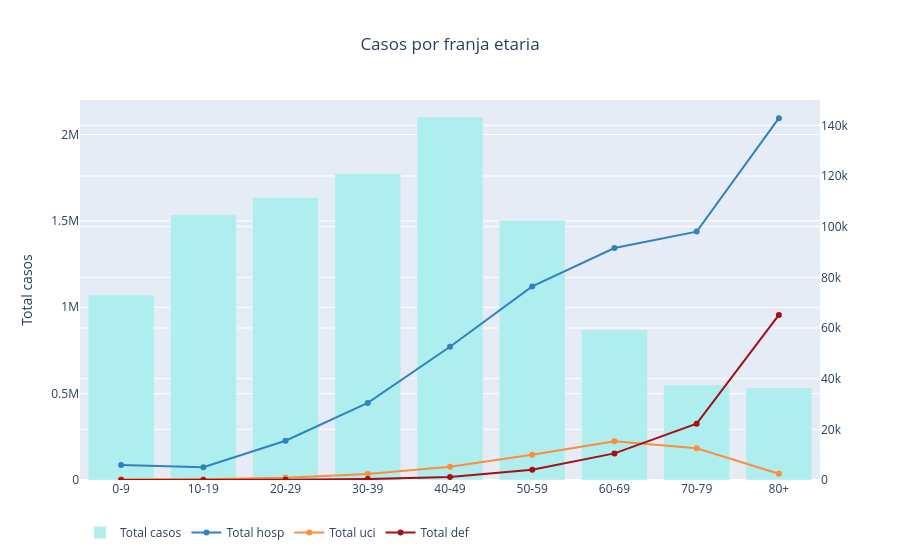

Notebook code cell kept with this figure:
### Code cell
summed_values = casos_franja.groupby(by=['franja_etaria'], as_index=False).sum(numeric_only=True)
franja_order_mapping = {'0-9': 0, 
                        '10-19': 1, 
                        '20-29': 2,
                        '30-39': 3,
                        '40-49': 4,
                        '50-59': 5,
                        '60-69': 6,
                        '70-79': 7,
                        '80+': 8}
summed_values['order'] = summed_values['franja_etaria'].apply(lambda franja_etaria: franja_order_mapping[franja_etaria])
summed_values = summed_values.sort_values(by="order")

franja = summed_values['franja_etaria'].values
num_casos = summed_values['num_casos'].values
num_hosp = summed_values['num_hosp'].values
num_uci = summed_values['num_uci'].values
num_def = summed_values['num_def'].values

fig = go.Figure(
    data=go.Bar(
        x=franja,
        y=num_casos,
        name='Total casos',
        marker=dict(color='paleturquoise'),
    )
)

fig.add_trace(
    go.Scatter(
        x=franja,
        y=num_hosp,
        yaxis='y2',
        name='Total hosp',
        marker=dict(color='#3182bd'),
    ), 
)

fig.add_trace(
    go.Scatter(
        x=franja,
        y=num_uci,
        yaxis='y2',
        name='Total uci',
        marker=dict(color='#fd8d3c'),
    )    
)

fig.add_trace(
    go.Scatter(
        x=franja,
        y=num_def,
        yaxis='y2',
        name='Total def',
        marker=dict(color='#a50f15'),
    )    
)

fig.update_layout(
    title_text='Casos por franja etaria', 
    title_x=0.5,
    legend=dict(orientation='h'),
    yaxis=dict(
        title=dict(text='Total casos'),
        side='left',
        range=[0, 2200000],
    ),
    yaxis2=dict(
        title=dict(text=''),
        side='right',
        range=[0, 150000],
        overlaying='y',
        tickmode='auto',
    ),
)

fig.show()

### Figure 1 — Plotly figure (JSON) as saved in the notebook; plotly's stock layout.template omitted (floating-point values rounded to 4 significant figures)
{"data": [{"marker": {"color": "paleturquoise"}, "name": "Total casos", "type": "bar", "x": ["0-9", "10-19", "20-29", "30-39", "40-49", "50-59", "60-69", "70-79", "80+"], "y": [1070901, 1534313, 1635725, 1774477, 2101683, 1502107, 869660, 550694, 533103]}, {"marker": {"color": "#3182bd"}, "name": "Total hosp", "type": "scatter", "x": ["0-9", "10-19", "20-29", "30-39", "40-49", "50-59", "60-69", "70-79", "80+"], "y": [5956, 5012, 15490, 30436, 52596, 76417, 91555, 98045, 142822], "yaxis": "y2"}, {"marker": {"color": "#fd8d3c"}, "name": "Total uci", "type": "scatter", "x": ["0-9", "10-19", "20-29", "30-39", "40-49", "50-59", "60-69", "70-79", "80+"], "y": [308, 313, 888, 2350, 5249, 9992, 15285, 12535, 2468], "yaxis": "y2"}, {"marker": {"color": "#a50f15"}, "name": "Total def", "type": "scatter", "x": ["0-9", "10-19", "20-29", "30-39", "40-49", "50-59", "60-69", "70-79", "80+"], "y": [24, 27, 139, 350, 1169, 4016, 10504, 22249, 65151], "yaxis": "y2"}], "layout": {"legend": {"orientation": "h"}, "title": {"text": "Casos por franja etaria", "x": 0.5}, "yaxis": {"range": [0, 2200000], "side": "left", "title": {"text": "Total casos"}}, "yaxis2": {"overlaying": "y", "range": [0, 150000], "side": "right", "tickmode": "auto", "title": {"text": ""}}}}
